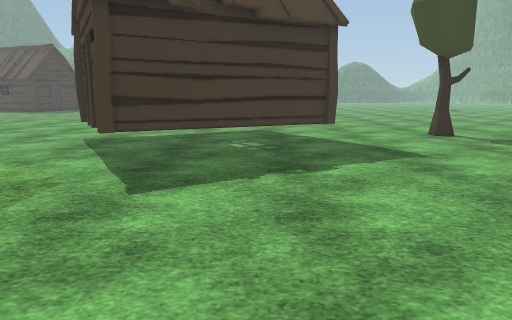
view 1 (above)

24 first-person views from a walk through a Unity game level. The camera is 1.2 m above the floor, tilts 10° down and sees 70° across. The floor is counted in squares, 1 m on a side. Each view is taken from the middle of a square. On the plan, view 1 faces up. The plan holds only what a view shows up to about 15 squares ahead; the rest is blank. The place goes on beyond the plan. Some surface patterns are stand-ins.

view 2
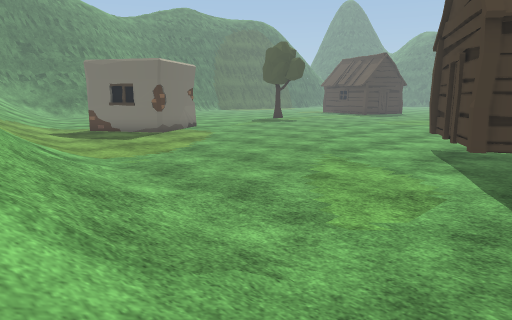

view 3
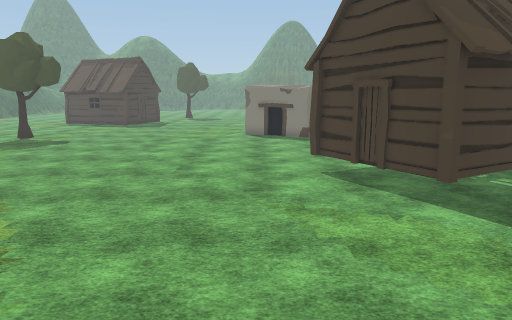

view 4
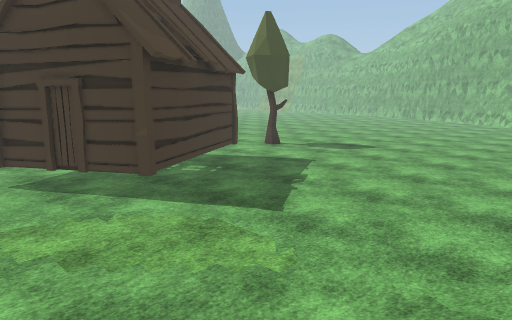

view 5
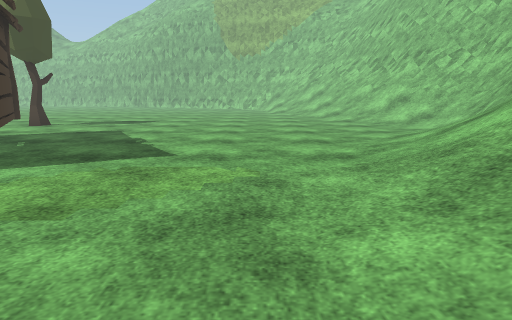

view 6
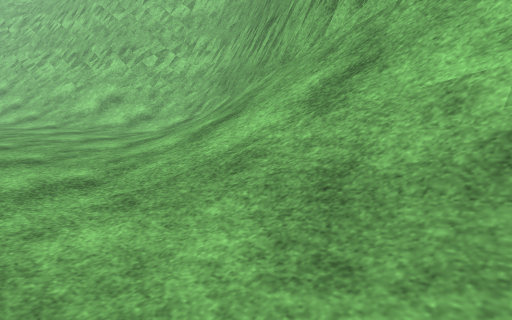

view 7
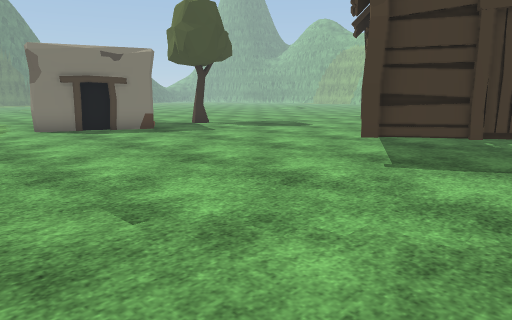

view 8
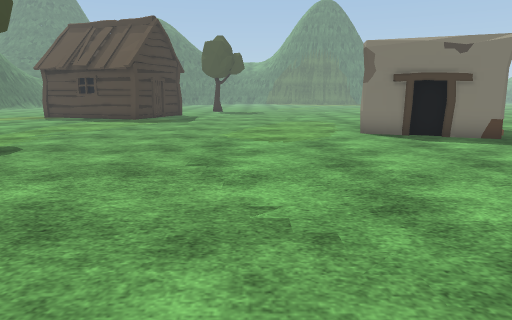

view 9
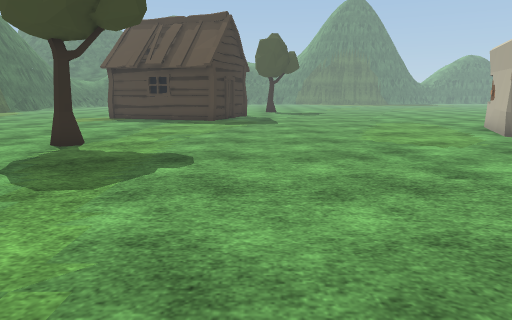

view 10
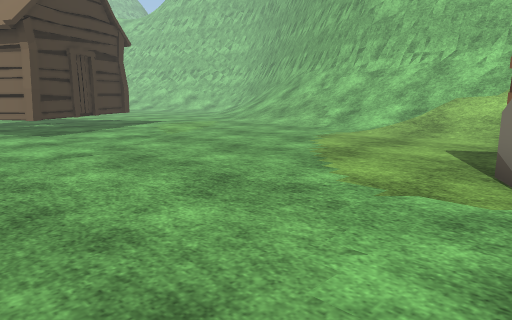

view 11
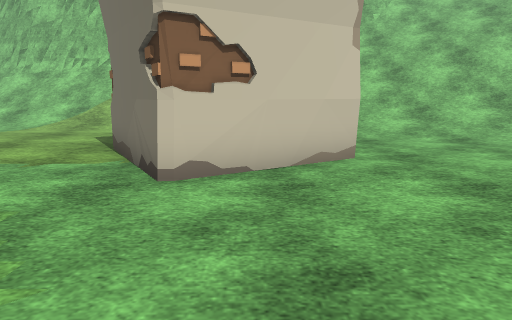

view 12
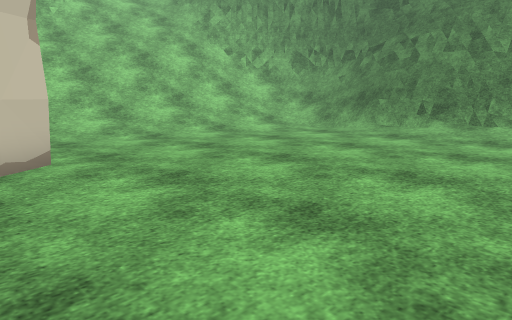

view 13
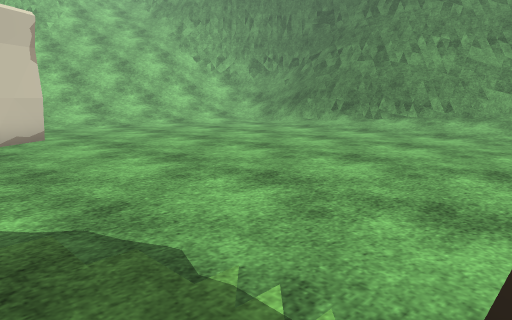

view 14
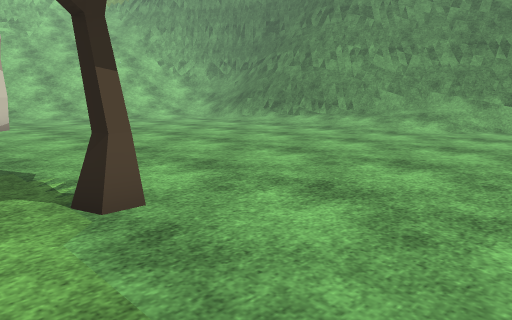

view 15
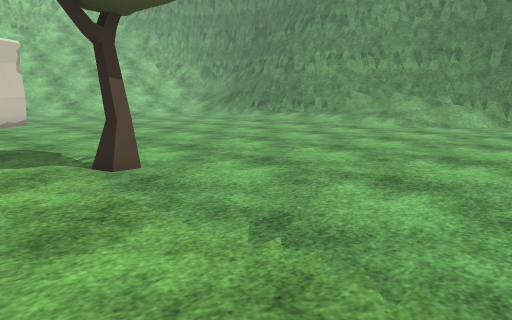

view 16
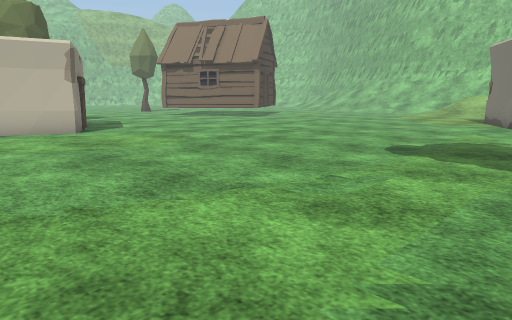

view 17
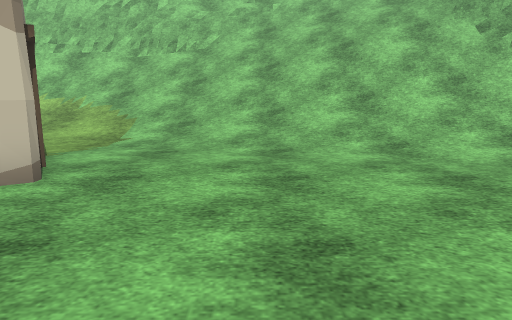

view 18
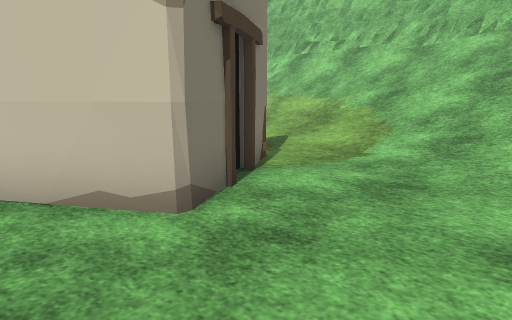

view 19
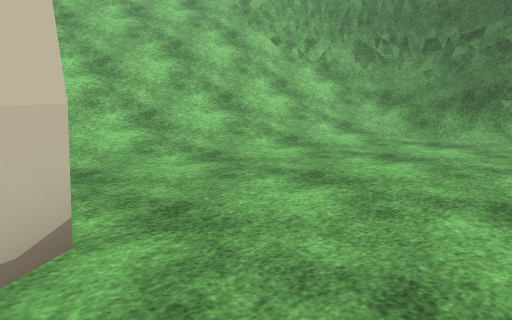

view 20
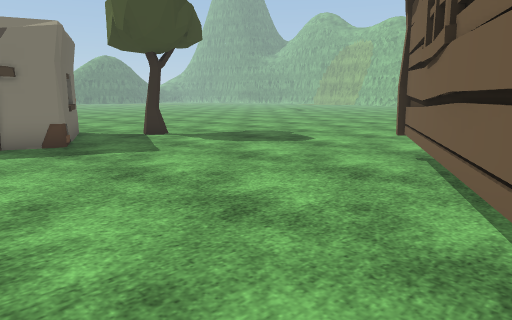

view 21
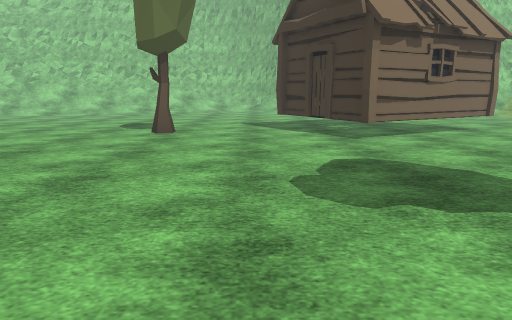

view 22
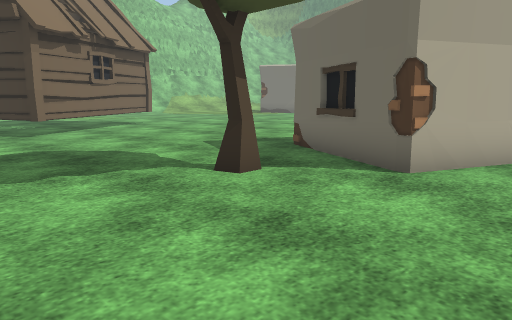

view 23
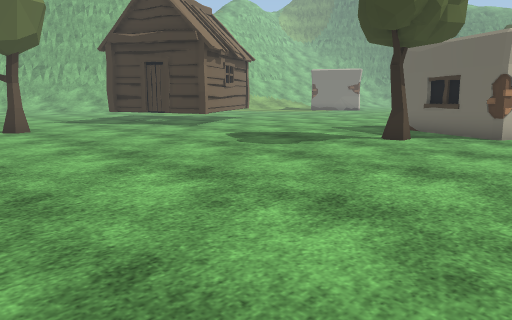

view 24
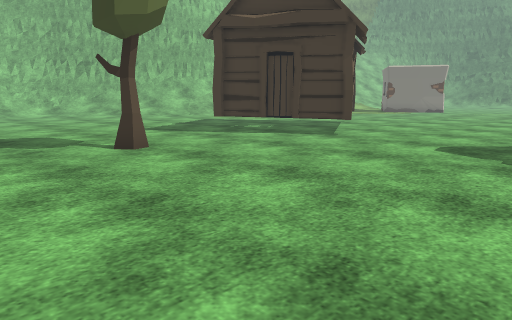

### Floor plan
Key: @ floor where view 1 was taken; # wall or solid block; . main floor; : floor 0.25 m higher than the main floor; / step, stairs or slope; = window, fence, low wall or low ledge; T tree; H hut; O other object.
Columns run from 33 left of view 1 to 10 right of it. Each row starts with its distance up from view 1.
 26         .. .................   .... .  .. .
 25         ...................#O.............
 24    .......................O####............
 23 ..........................#  ##............
 22 /........................O#  #O.T.........
 21 //........................OO##..T.........
 20 ///..........T............................ .
 19 ///........................................
 18 ///.........................................
 17 ///.........................................
 16 =//........................................
 15 #=:.........................................
 14 #=:..............................H..........
 13 #=:............................HHH..........
 12 ##/..........................HH...H....T....
 11 ##/............O............HH....HH........
 10 ===..........####............H....HH........
  9 =//..........#  #............H..HH..........
  8 ///..........## ##............HH..........
  7 /////........O# O.............H...........
  6 ////////......#O  ........................
  5 ////////////.... ..........................
  4 =/////////////..............................
  3 #=/////////////////.........................
  2 ##=/////////////////////////.............
  1  #=////////////////////////////.........
  0    //////////////////////////////@..........
 -1    /////////===////=#=##   ////////......../
 -2     /////// ############    =///////....///
 -3                             ###=/////./////
 -4                               ####=///////
 -5                                 #####=/#
 -6                                    ######

Positions as (right, up) in squares from view 1, and headings:
1: (0, 0), facing up
2: (-1, -1), facing up-left
3: (-7, 0), facing up
4: (-7, 0), facing up-right
5: (-9, 3), facing right
6: (-7, 3), facing down-right
7: (-11, 8), facing up-right
8: (-11, 10), facing up
9: (-15, 11), facing up
10: (-17, 14), facing down-right
11: (-19, 16), facing down
12: (-19, 16), facing down-left
13: (-18, 20), facing down-left
14: (-18, 24), facing down-left
15: (-17, 26), facing down-left
16: (-20, 26), facing down-right
17: (-24, 14), facing down
18: (-24, 11), facing down-right
19: (-20, 12), facing down-left
20: (-7, 11), facing up-right
21: (3, 24), facing down
22: (3, 26), facing down-left
23: (9, 26), facing down-left
24: (10, 20), facing down-left
